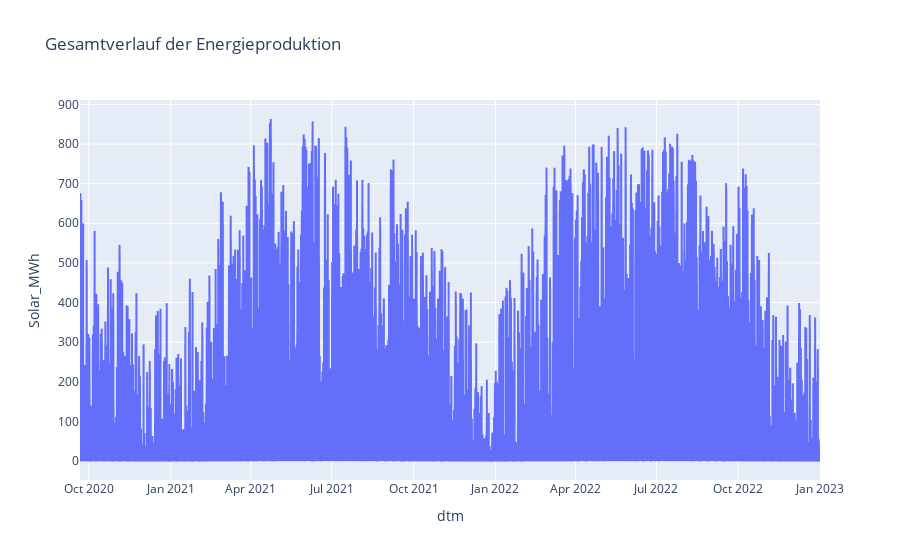

The cell this chart's notebook holds for it:
### Markdown cell above
---
### Aufgabe 1.3:

Visualisieren Sie den Gesamtverlauf der Stromerzeugung für den Zeitraum der Trainingsdaten.
Beschreiben Sie die Kurve.

### Code cell
px.line(df_train, x='dtm', y='Solar_MWh', title='Gesamtverlauf der Energieproduktion')

### Figure 1 — Plotly figure (JSON) as saved in the notebook; plotly's stock layout.template omitted (floating-point values rounded to 4 significant figures; data arrays with more than 128 entries replaced by an {"elided": "..."} marker saying what was removed)
{"data": [{"hovertemplate": "dtm=%{x}<br>Solar_MWh=%{y}<extra></extra>", "legendgroup": "", "line": {"color": "#636efa", "dash": "solid"}, "marker": {"symbol": "circle"}, "mode": "lines", "name": "", "showlegend": false, "type": "scattergl", "x": {"elided": "19968 str values"}, "xaxis": "x", "y": {"elided": "19968 float values"}, "yaxis": "y"}], "layout": {"legend": {"tracegroupgap": 0}, "title": {"text": "Gesamtverlauf der Energieproduktion"}, "xaxis": {"anchor": "y", "domain": [0, 1], "title": {"text": "dtm"}}, "yaxis": {"anchor": "x", "domain": [0, 1], "title": {"text": "Solar_MWh"}}}}
